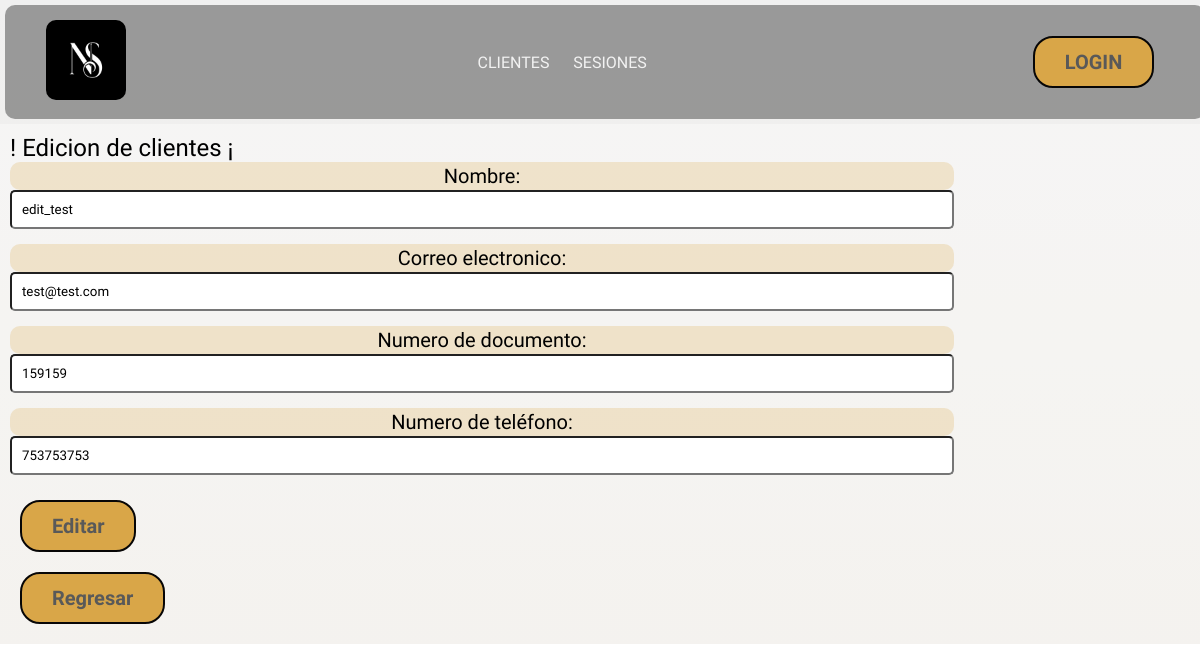
/formulario/editar_user/4, run on the app's committed database.
### formulario/models.py (models this page shows, shortened)
class Usuario(models.Model):
  user_doc        = models.IntegerField(verbose_name='Numero de documento')
  user_name       = models.CharField(max_length=40, blank= False, null= False,verbose_name= 'Nombre')
  user_email      = models.EmailField(verbose_name='Correo electronico')
  user_phone      = models.IntegerField(verbose_name='Numero de teléfono')
  fecha_registro  = models.DateTimeField (verbose_name='Fecha de registro',auto_now_add=True)

### formulario/views.py (the view)
# urls.py: path('editar_user/<int:id>',    views.edit_user,      name="editar_user"),
def edit_user(request, id):
  editar = get_object_or_404(Usuario, id = id)
  if request.method == 'POST':
    form = UsuarioForm(request.POST, instance=editar)
    if form.is_valid():
      form.save()
    return redirect('lista_usuarios')
  else:
    form = UsuarioForm(instance=editar)
  return render(request, '1.administrador/editar_user.html',{
      'form':form,
      'editar':editar
    }
    )

### formulario/forms.py
class UsuarioForm(ModelForm):
  class Meta:
    model   = Usuario
    fields  = ["user_name","user_email","user_doc","user_phone"]
    widgets = {
      "user_name":      forms.TextInput(  attrs={"class": "user_name formulario", "name":"user_name", "id":"user_name", "max_length":50, "required":True, "placeholder":"Eje. Pedro Picapiedra"}),
      "user_email":     forms.EmailInput( attrs={"class": "user_email formulario", "name":"user_email","id":"user_email","placeholder":"Eje. E@ejemplo.com"}),
      "user_phone":     forms.NumberInput(attrs={"class": "user_phone formulario", "name":"user_phone","id":"user_phone","placeholder":"Eje. 123-456-7890", "max_length":10}),
      "user_doc":       forms.NumberInput(attrs={"class": "user_doc formulario", "name":"user_doc",  "id":"user_doc","placeholder":"Eje. 1065788789", "max_length":10}),
    }

### templates/1.administrador/editar_user.html (shortened to what this page needs)
{% extends "layouts/app.html" %}
{% block content %}
<h2> ! Edicion de clientes ¡</h2>
{% endblock content %}
{% block registrar %}
<form id= "editar_user" action="{% url "editar_user" editar.id %}" method="post">
  {{ form }}
  <button type="submit">Editar</button>
</form>
<form action="{% url "lista_usuarios" %}">
  <button type="submit"> Regresar </button>
</form>
{% endblock registrar %}

### static/styles.css (style rules this page uses)
* { margin: 0; padding: 0; font-family: "Courgette"; font-weight: 400; font-style: normal; box-sizing: border-box; }
body { background-image: linear-gradient(rgba(0, 0, 0, 0.058),rgba(223, 217, 206, 0.527)),url(images/fondo2.jpg); background-position: center 20% ; background-repeat: no-repeat; background-size: 100%; }
label { display: flex; width: 80%; justify-content: center; font-size: 20px; background-color: #d9a6483d; padding: 2px; border-radius: 10px; }
button { border: none; padding: 10px; background-color: #D9A648; padding: 12px 30px; border-radius: 20px; font-size: 20px; font-weight: bold; color: #595959; margin: 10px; border: 2px solid #070606; }
.formulario { width: 80%; padding: 10px; margin-bottom: 15px; border-radius: 5px; text-align: left; }

### data on the page
Usuario: user_name "edit_test", user_email "test@test.com", user_doc "159159", user_phone "753753753"
